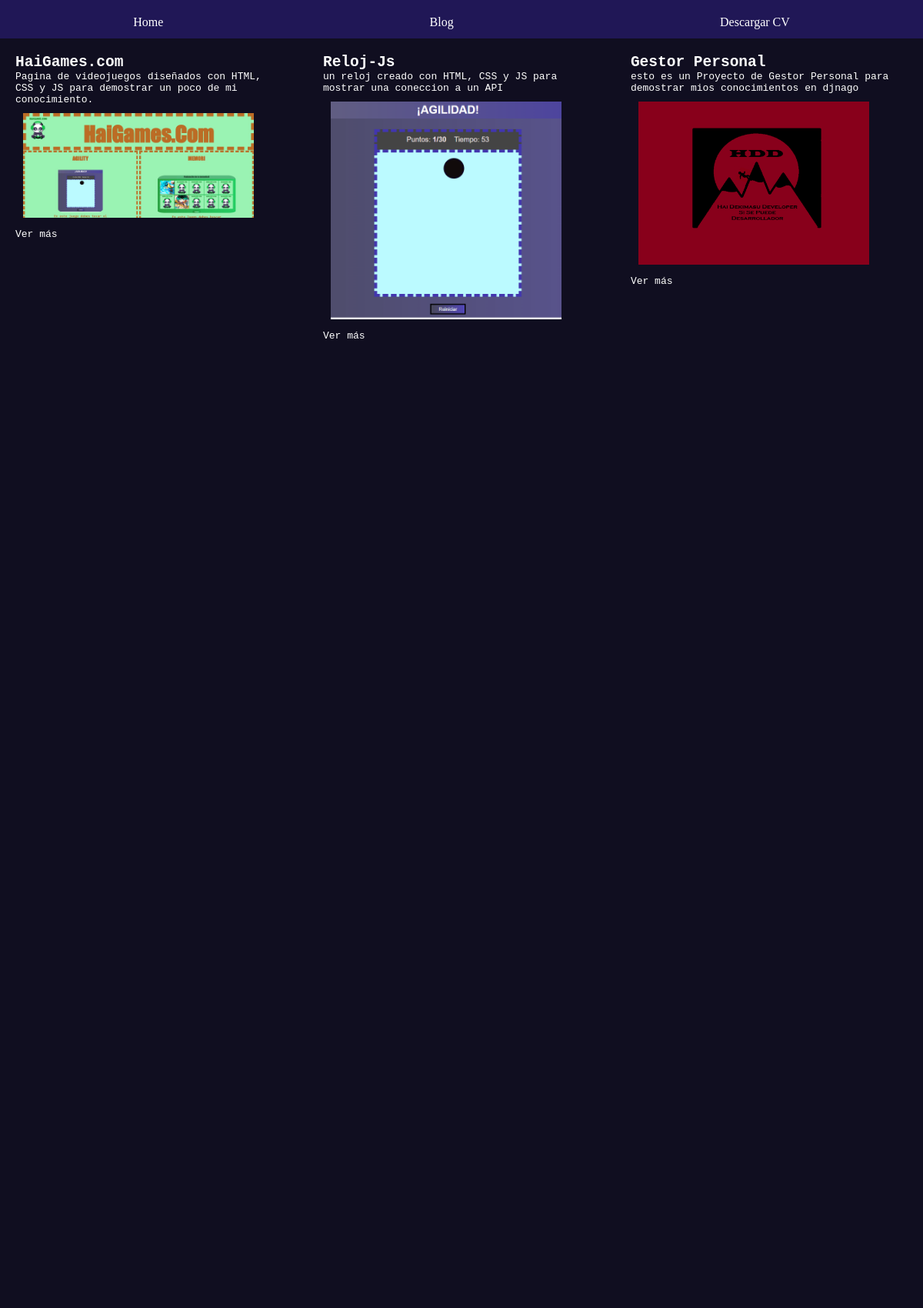
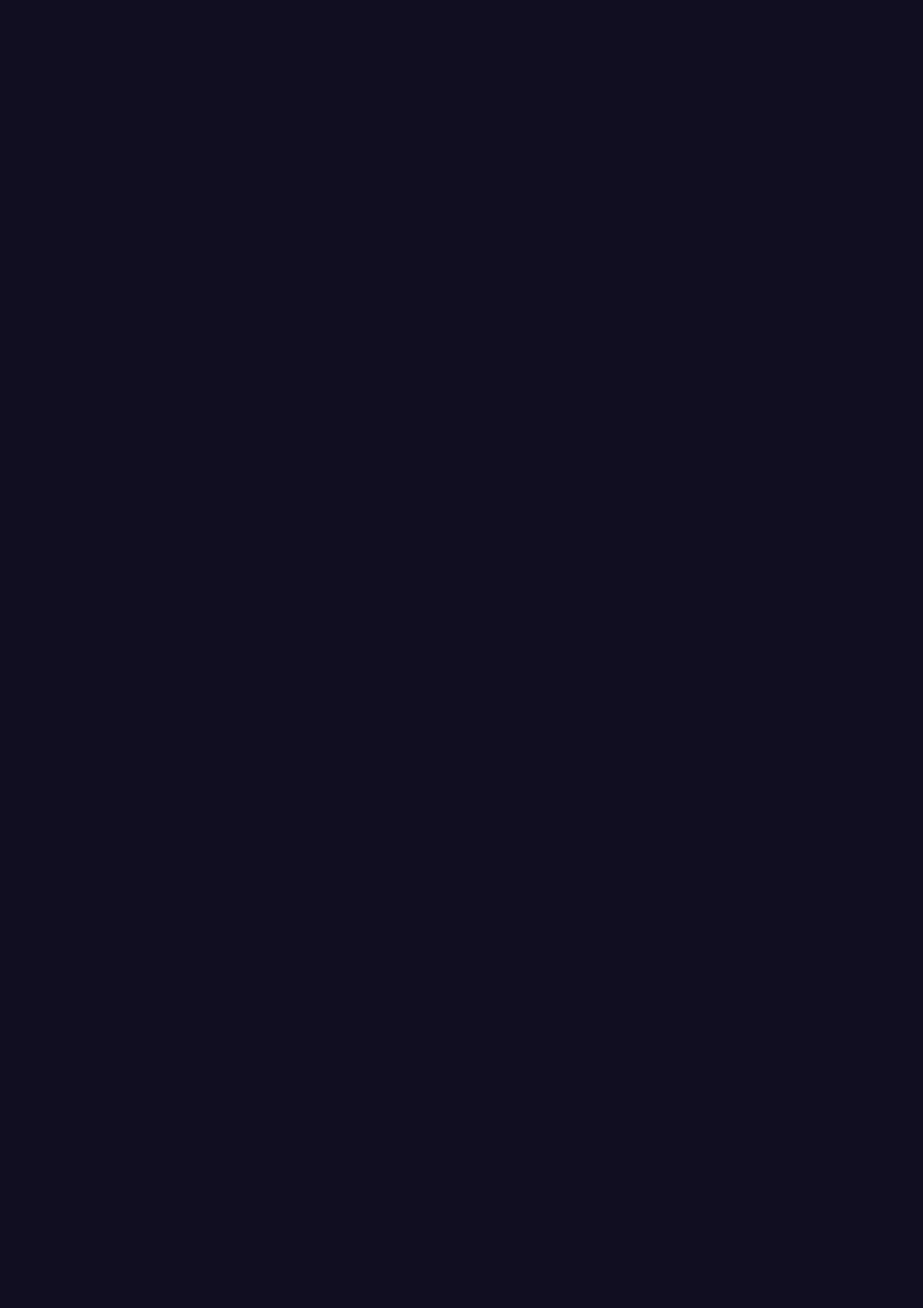
The page / (upper part) on the database its author committed (2 pictures, top to bottom).
### Portafolio/models.py (models this page shows, shortened)
class Projecto(models.Model):
    id = models.AutoField(primary_key=True)
    title = models.CharField( max_length=100)
    description = models.CharField(max_length=250)
    image = models.ImageField(upload_to="Portafolio/images/")
    url =models.URLField(blank=True)

### portafolio_jeff/views.py (the view)
# urls.py: 2. Add a URL to urlpatterns:  path('', views.home, name='home')
def home(request, Projecto_id=None):
    principal = Projecto.objects.all()
    return render(request, 'Principal.html', {'principal': principal, 'selected_Projecto_id': Projecto_id})

### Templates/Principal.html (shortened to what this page needs)
{% extends 'layout/base.html' %}
{% load static %}
        {% block content %}
        <div class="contenedor">
            {% for proyecto in principal %}
                <div class="proyect"  >
                    <h2 class="title01">{{ proyecto.title }}</h2>
                    <p class="parrafo01">{{ proyecto.description }}</p>
                    <img src="{{ proyecto.image.url }}" alt="Imagen del proyecto" class="img01"/>
                    <a href="{{ proyecto.url }}" class="link01">Ver más</a>
                </div>
            {% endfor %}
        </div>
        {% endblock content %}

### Templates/layout/base.html (shortened to what this page needs)
{% load static %}
<!DOCTYPE html>
<html>
    <head>
            <link rel="stylesheet" href="{% static "styles/estilo.css"%}">
    </head>
    <body>
        <nav>
            {% include "layout/partials/navbar.html" %}
        </nav>
        <main>
            {% block content %}
            {% endblock  %}
        </main>
    </body>
</html>

### Templates/layout/partials/navbar.html
<nav class="navbar">
    <div class="containernav">
        <a class="link1" href="/">Home</a>
        <a class="link2" href="{% url 'vblog'  %}">Blog</a>
        <a class="link2" href="{% url 'vporfolio'  %}">Descargar CV</a>
    </div>
</nav>

### Templates/layout/partials/footer.html (shortened to what this page needs)
{% load static %}

### static/styles/estilo.css (style rules this page uses)
* { margin: 0; padding: 0; list-style: none; }
:root { --color-primary: white ; --color-secondary: #452cd44d ; --color-body: rgba(3, 0, 20, 0.945); --fonts-main: blue; }
body { background-color: rgba(3, 0, 20, 0.945); }
a { text-decoration: none; color: white; padding-top: 20px; }
.proyect img { width: 300px; padding: 10px; }
.containernav { display: flex; justify-content: space-around; width: 100%; height: 50px; background-color: #452cd44d; }
.contenedor { display: flex; justify-content: flex-start; gap: 10px; flex-wrap: wrap; }
.proyect { width: calc(33.33% - 10px); margin-bottom: 10px; padding: 10px; box-sizing: border-box; padding: 20px; font-family: monospace; color: white; }

### rows shown on the page
Projecto: title "HaiGames.com", description "Pagina de videojuegos diseñados con HTML, CSS y JS para demostrar un poco de mi conocimiento.", image (picture)
Projecto: title "Reloj-Js", description "un reloj creado con HTML, CSS y JS para mostrar una coneccion a un API", image (picture)
Projecto: title "Gestor Personal", description "esto es un Proyecto de Gestor Personal para demostrar mios conocimientos en djnago", image (picture)
